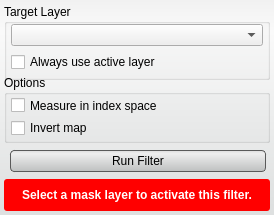
<?xml version="1.0" encoding="UTF-8"?>
<ui version="4.0">
 <class>DistanceFilterInterface</class>
 <widget class="QWidget" name="DistanceFilterInterface">
  <property name="geometry">
   <rect>
    <x>0</x>
    <y>0</y>
    <width>274</width>
    <height>215</height>
   </rect>
  </property>
  <property name="sizePolicy">
   <sizepolicy hsizetype="Expanding" vsizetype="Preferred">
    <horstretch>0</horstretch>
    <verstretch>0</verstretch>
   </sizepolicy>
  </property>
  <property name="minimumSize">
   <size>
    <width>213</width>
    <height>65</height>
   </size>
  </property>
  <property name="maximumSize">
   <size>
    <width>16777215</width>
    <height>16777215</height>
   </size>
  </property>
  <property name="windowTitle">
   <string>Form</string>
  </property>
  <property name="styleSheet">
   <string notr="true">QWidget#DistanceFilterInterface{
  border-radius: 3px;
  background-color: qlineargradient(spread:pad, x1:0.5, y1:0, x2:0.5, y2:0.960227, stop:0 rgba(241, 241, 241, 255), stop:0.155779 rgba(250, 250, 250, 255), stop:1 rgba(222, 224, 224, 255));       
}

QPushButton{
  background-color: qlineargradient(spread:pad, x1:0.5, y1:0, x2:0.5, y2:0.960227, stop:0 rgba(221, 221, 221, 255), stop:0.155779 rgba(238, 238, 238, 255), stop:1 rgba(192, 194, 194, 255));
  border-radius: 4px;
  border: 1px solid rgb(90, 90, 90);
  margin:4px;
}

QPushButton:hover{
  background-color: qlineargradient(spread:pad, x1:0.5, y1:0, x2:0.5, y2:1, stop:0 rgba(195, 195, 195, 255), stop:0.253769 rgba(206, 206, 206, 255), stop:1 rgba(185, 185, 185, 255));
  border-radius: 4px;
  border: 1px solid rgb(90, 90, 90);
  margin:4px;
}

QPushButton:pressed{
  background-color: qlineargradient(spread:pad, x1:0.5, y1:0, x2:0.5, y2:1, stop:0 rgba(150, 150, 150, 255), stop:0.753769 rgba(206, 206, 206, 255), stop:1 rgba(185, 185, 185, 255));
  border-radius: 4px;
  border: 1px solid rgb(90, 90, 90);
  margin:4px;
}</string>
  </property>
  <layout class="QVBoxLayout" name="verticalLayout">
   <property name="spacing">
    <number>2</number>
   </property>
   <property name="margin">
    <number>4</number>
   </property>
   <item>
    <widget class="QGroupBox" name="target_groupbox_">
     <property name="minimumSize">
      <size>
       <width>0</width>
       <height>76</height>
      </size>
     </property>
     <property name="maximumSize">
      <size>
       <width>16777215</width>
       <height>76</height>
      </size>
     </property>
     <property name="title">
      <string>Target Layer</string>
     </property>
     <layout class="QVBoxLayout" name="verticalLayout_4">
      <property name="spacing">
       <number>6</number>
      </property>
      <property name="leftMargin">
       <number>4</number>
      </property>
      <property name="topMargin">
       <number>0</number>
      </property>
      <property name="rightMargin">
       <number>4</number>
      </property>
      <property name="bottomMargin">
       <number>4</number>
      </property>
      <item>
       <widget class="QtUtils::QtDropableComboBox" name="target_layer_">
        <property name="sizePolicy">
         <sizepolicy hsizetype="Ignored" vsizetype="Fixed">
          <horstretch>0</horstretch>
          <verstretch>0</verstretch>
         </sizepolicy>
        </property>
       </widget>
      </item>
      <item>
       <widget class="QWidget" name="widget" native="true">
        <property name="minimumSize">
         <size>
          <width>0</width>
          <height>20</height>
         </size>
        </property>
        <layout class="QHBoxLayout" name="horizontalLayout_2">
         <property name="spacing">
          <number>0</number>
         </property>
         <property name="margin">
          <number>0</number>
         </property>
         <item>
          <widget class="QCheckBox" name="use_active_layer_">
           <property name="text">
            <string>Always use active layer</string>
           </property>
          </widget>
         </item>
        </layout>
       </widget>
      </item>
     </layout>
    </widget>
   </item>
   <item>
    <widget class="QGroupBox" name="groupBox">
     <property name="title">
      <string>Options</string>
     </property>
     <layout class="QVBoxLayout" name="verticalLayout_2">
      <property name="leftMargin">
       <number>4</number>
      </property>
      <property name="topMargin">
       <number>2</number>
      </property>
      <property name="rightMargin">
       <number>4</number>
      </property>
      <property name="bottomMargin">
       <number>4</number>
      </property>
      <item>
       <widget class="QCheckBox" name="index_space_">
        <property name="text">
         <string>Measure in index space</string>
        </property>
       </widget>
      </item>
      <item>
       <widget class="QCheckBox" name="inside_positive_">
        <property name="text">
         <string>Invert map</string>
        </property>
       </widget>
      </item>
     </layout>
    </widget>
   </item>
   <item>
    <widget class="QWidget" name="replaceRunWidget" native="true">
     <property name="minimumSize">
      <size>
       <width>0</width>
       <height>32</height>
      </size>
     </property>
     <property name="maximumSize">
      <size>
       <width>16777215</width>
       <height>32</height>
      </size>
     </property>
     <layout class="QHBoxLayout" name="horizontalLayout" stretch="1">
      <property name="spacing">
       <number>0</number>
      </property>
      <property name="leftMargin">
       <number>2</number>
      </property>
      <property name="topMargin">
       <number>0</number>
      </property>
      <property name="rightMargin">
       <number>0</number>
      </property>
      <property name="bottomMargin">
       <number>0</number>
      </property>
      <item>
       <widget class="QPushButton" name="runFilterButton">
        <property name="minimumSize">
         <size>
          <width>0</width>
          <height>30</height>
         </size>
        </property>
        <property name="text">
         <string>Run Filter</string>
        </property>
       </widget>
      </item>
     </layout>
    </widget>
   </item>
   <item>
    <widget class="QWidget" name="message_alert_" native="true">
     <property name="minimumSize">
      <size>
       <width>0</width>
       <height>32</height>
      </size>
     </property>
     <property name="styleSheet">
      <string notr="true">QLabel#message_{
  color: white;
  font: bold;
}

QWidget#message_alert_{
  border-radius: 3px;
  background-color: red;
}</string>
     </property>
     <layout class="QHBoxLayout" name="horizontalLayout_5">
      <property name="spacing">
       <number>0</number>
      </property>
      <property name="margin">
       <number>4</number>
      </property>
      <item>
       <widget class="QLabel" name="message_">
        <property name="text">
         <string>Select a mask layer to activate this filter.</string>
        </property>
        <property name="alignment">
         <set>Qt::AlignCenter</set>
        </property>
        <property name="wordWrap">
         <bool>true</bool>
        </property>
       </widget>
      </item>
     </layout>
    </widget>
   </item>
  </layout>
 </widget>
 <customwidgets>
  <customwidget>
   <class>QtUtils::QtDropableComboBox</class>
   <extends>QComboBox</extends>
   <header location="global">QtUtils/Widgets/QtDropableComboBox.h</header>
  </customwidget>
 </customwidgets>
 <resources/>
 <connections/>
</ui>
